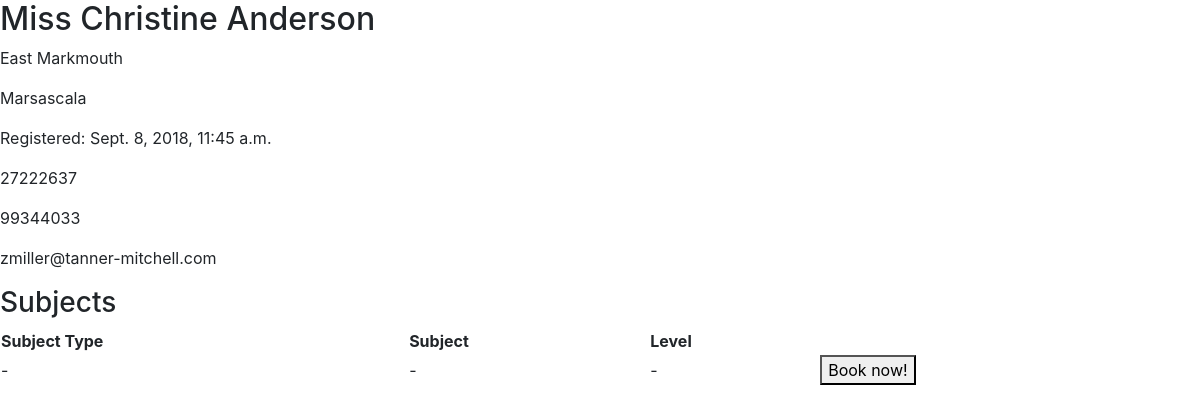
/tutors/15, run on the app's committed database.
### app/models.py (models this page shows)
class Tutor(models.Model):
    TITLE_CHOICES = (
        ('Mr', 'Mr'),
        ('Mrs', 'Mrs'),
        ('Miss', 'Miss'),
        ('Ms', 'Ms'),
        ('Dr', 'Dr'),
        ('Prof', 'Prof'),
        ('Rev', 'Rev'),
        ('Hon', 'Hon'),
        ('Sir', 'Sir'),
        ('Ing', 'Ing'),
    )
    title = models.CharField(max_length=10, choices=TITLE_CHOICES)
    first_name = models.CharField(max_length=40)
    last_name = models.CharField(max_length=40)
    address = models.CharField(max_length=120)
    locality = models.ForeignKey(Locality, on_delete=models.CASCADE, null=True)
    registration_date = models.DateTimeField(auto_now_add=True)
    bio = models.TextField()
    phone_regex = RegexValidator(regex=r'^\d{8}$', message="Phone number must be exactly 8 digits long.")
    tel = models.CharField(
        validators=[phone_regex],
        max_length=8,
        blank=True,
        verbose_name="Telephone",
    )
    mob = models.CharField(
        validators=[phone_regex],
        max_length=8,
        blank=True,
        verbose_name="Mobile",
    )
    email = models.EmailField()
    def __str__(self):
        return '%s %s %s' % (self.title, self.first_name, self.last_name)

class Locality(models.Model):
    name = models.CharField(max_length=100)
    def __str__(self):
        return self.name
    class Meta:
        verbose_name_plural = 'localities'

### app/views.py (the view)
# urls.py: path('tutors/<int:pk>', views.TutorDetailView.as_view(), name='tutor_detail'),
class TutorDetailView(DetailView):
    model = Tutor
    template_name = 'tutor_detail.html'

### templates/tutor_detail.html (shortened to what this page needs)
{% extends 'base.html' %}
{% block content %}
<div class="article-entry">
  <h2>{{object}}</h2>
  <p>{{object.address}}</p>
  <p>{{object.locality}}</p>
  <p>Registered: {{object.registration_date}}</p>
  <p>{{object.tel}}</p>
  <p>{{object.mob}}</p>
  <p>{{object.email}}</p>
  <h3>Subjects</h3>
  <table style="width:100%">
  <tr>
    <th>Subject Type</th>
    <th>Subject</th>
    <th>Level</th>
    <th></th>
  </tr>
  <tr>
    <td>-</td>
    <td>-</td>
    <td>-</td>
    <td> <button type="button" name="button">Book now!</button> </td>
  </tr>
</table>
</div>
{% endblock content %}

### data on the page
Tutor: title+first_name+last_name "Miss Christine Anderson", address "East Markmouth", locality "Marsascala", registration_date "Sept. 8, 2018, 11:45 a.m.", tel "27222637", mob "99344033", email "zmiller@tanner-mitchell.com"
